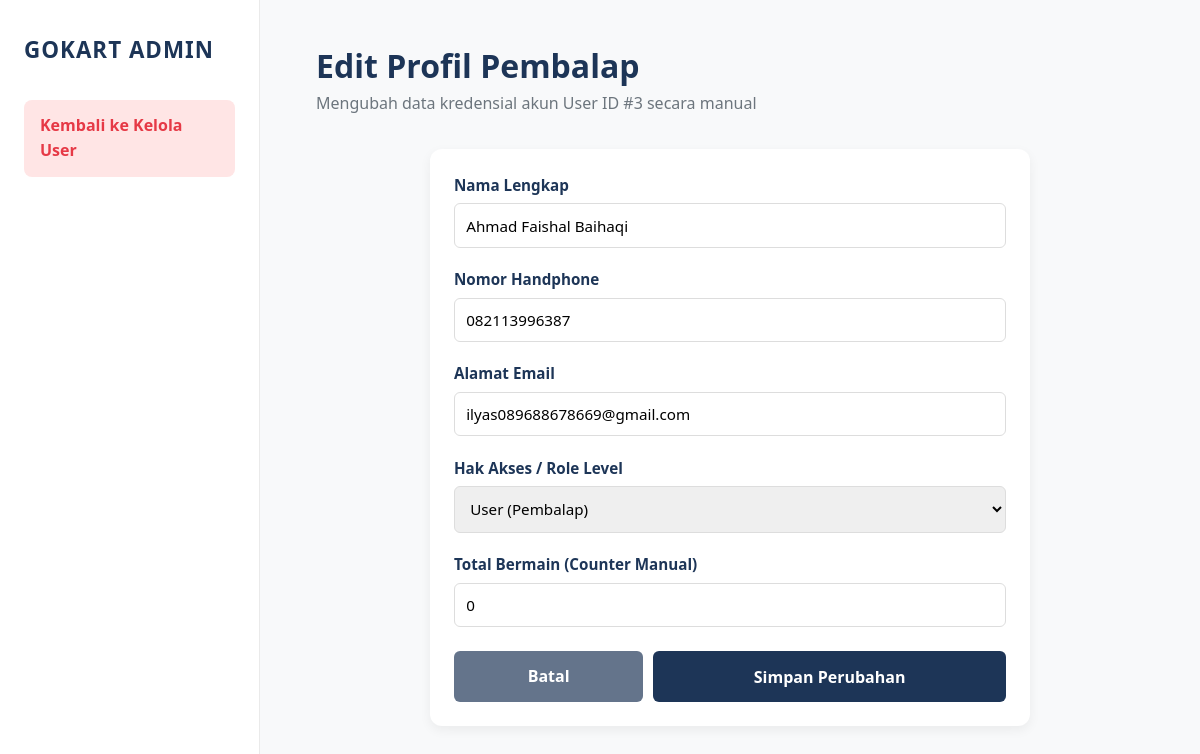
Page /admin/edit_user.php?id=3 (signed in) on the earlier database version.
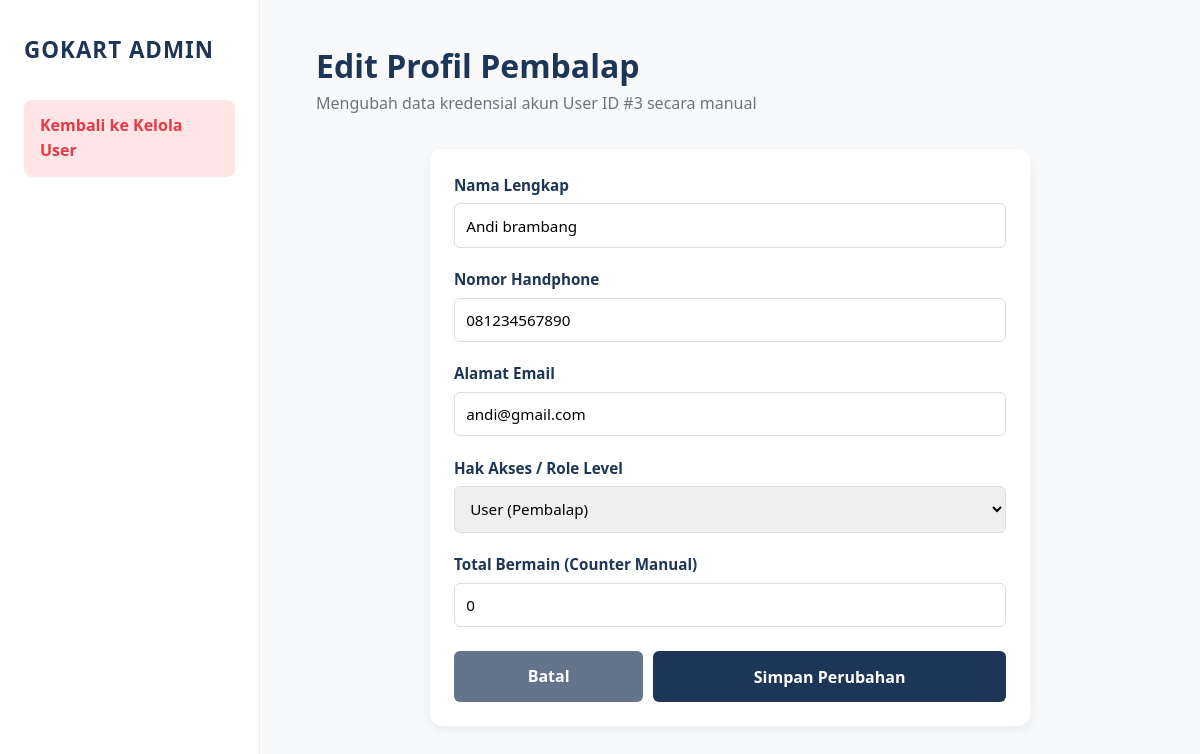
Same page on the later database version.
### tables this page shows
CREATE TABLE `users` (
  `id` int(11) NOT NULL,
  `nama_lengkap` varchar(100) NOT NULL,
  `nomor_hp` varchar(20) NOT NULL,
  `email` varchar(100) NOT NULL,
  `password` varchar(255) NOT NULL,
  `role` enum('admin','user') DEFAULT 'user',
  `created_at` timestamp NOT NULL DEFAULT current_timestamp(),
  `total_bermain` int(11) DEFAULT 0,
  `best_time` decimal(5,3) DEFAULT 99.999,
  `booking_aktif` int(11) DEFAULT 0
);

### admin/edit_user.php (the view, shortened to what this page needs)
<?php
require '../koneksi.php';
$id_user = intval($_GET['id']);
$user_data = mysqli_fetch_assoc(mysqli_query($koneksi, "SELECT * FROM users WHERE id = '$id_user'"));
?>
<!DOCTYPE html>
<html lang="id">
<head>
    <link rel="stylesheet" href="style-admin.css">
</head>
<body>
    <div class="container">
        <aside class="sidebar">
            <div class="sidebar-top">
                <div class="brand"><h2>GoKart Admin</h2></div>
                <ul class="nav-menu">
                    <li><a href="kelola_users.php" class="nav-link active"><span>Kembali ke Kelola User</span></a></li>
                </ul>
            </div>
        </aside>
        <main class="main">
            <header class="header">
                <h1>Edit Profil Pembalap</h1>
                <p>Mengubah data kredensial akun User ID #<?= $user_data['id']; ?> secara manual</p>
            </header>
            <div class="edit-container">
                <div class="card">
                    <form action="" method="POST">
                        <div class="form-group">
                            <label>Nama Lengkap</label>
                            <input type="text" name="nama_lengkap" class="form-control" value="<?= htmlspecialchars($user_data['nama_lengkap']); ?>" required>
                        </div>
                        <div class="form-group">
                            <label>Nomor Handphone</label>
                            <input type="text" name="nomor_hp" class="form-control" value="<?= htmlspecialchars($user_data['nomor_hp']); ?>" required>
                        </div>
                        <div class="form-group">
                            <label>Alamat Email</label>
                            <input type="email" name="email" class="form-control" value="<?= htmlspecialchars($user_data['email']); ?>" required>
                        </div>
                        <div class="form-group">
                            <label>Hak Akses / Role Level</label>
                            <select name="role" class="form-control">
                                <option value="user" <?= $user_data['role'] === 'user' ? 'selected' : ''; ?>>User (Pembalap)</option>
                            </select>
                        </div>
                        <div class="form-group">
                            <label>Total Bermain (Counter Manual)</label>
                            <input type="number" name="total_bermain" class="form-control" value="<?= $user_data['total_bermain']; ?>" min="0" required>
                        </div>
                        <div class="action-flex">
                            <a href="kelola_users.php" class="btn-kembali">Batal</a>
                            <button type="submit" name="update_profile" class="btn-update">Simpan Perubahan</button>
                        </div>
                    </form>
                </div>
            </div>
        </main>
    </div>
</body>
</html>

Differences in the rows shown:
changed users "User (Pembalap)": nama_lengkap "Ahmad Faishal Baihaqi" → "Andi brambang"; nomor_hp "082113996387" → "081234567890"; email "ilyas089688678669@gmail.com" → "andi@gmail.com"
